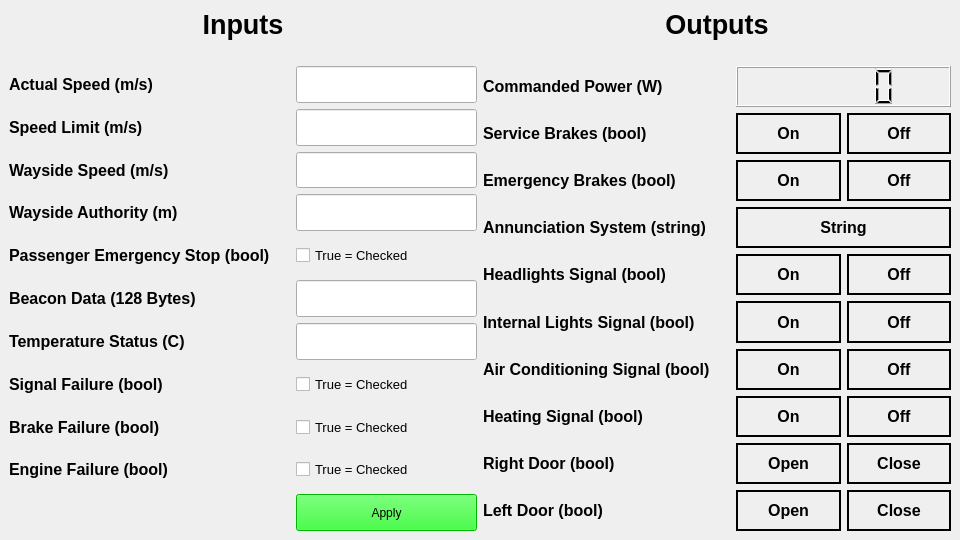
<?xml version="1.0" encoding="UTF-8"?>
<ui version="4.0">
 <class>TestBenchWindow</class>
 <widget class="QMainWindow" name="TestBenchWindow">
  <property name="geometry">
   <rect>
    <x>0</x>
    <y>0</y>
    <width>960</width>
    <height>540</height>
   </rect>
  </property>
  <property name="minimumSize">
   <size>
    <width>960</width>
    <height>540</height>
   </size>
  </property>
  <property name="windowTitle">
   <string>MainWindow</string>
  </property>
  <widget class="QWidget" name="centralwidget">
   <layout class="QGridLayout" name="gridLayout_2">
    <item row="0" column="0">
     <layout class="QGridLayout" name="gridLayout">
      <item row="0" column="0">
       <widget class="QLabel" name="label">
        <property name="sizePolicy">
         <sizepolicy hsizetype="Preferred" vsizetype="Maximum">
          <horstretch>0</horstretch>
          <verstretch>0</verstretch>
         </sizepolicy>
        </property>
        <property name="font">
         <font>
          <pointsize>20</pointsize>
          <weight>75</weight>
          <bold>true</bold>
         </font>
        </property>
        <property name="text">
         <string>Inputs</string>
        </property>
        <property name="alignment">
         <set>Qt::AlignHCenter|Qt::AlignTop</set>
        </property>
       </widget>
      </item>
      <item row="1" column="0">
       <spacer name="horizontalSpacer">
        <property name="orientation">
         <enum>Qt::Horizontal</enum>
        </property>
        <property name="sizeHint" stdset="0">
         <size>
          <width>40</width>
          <height>20</height>
         </size>
        </property>
       </spacer>
      </item>
      <item row="2" column="0">
       <layout class="QGridLayout" name="gridLayout_3">
        <item row="6" column="1">
         <spacer name="verticalSpacer_6">
          <property name="orientation">
           <enum>Qt::Vertical</enum>
          </property>
          <property name="sizeHint" stdset="0">
           <size>
            <width>20</width>
            <height>40</height>
           </size>
          </property>
         </spacer>
        </item>
        <item row="10" column="0">
         <widget class="QLabel" name="label_12">
          <property name="font">
           <font>
            <pointsize>12</pointsize>
            <weight>75</weight>
            <bold>true</bold>
           </font>
          </property>
          <property name="text">
           <string>Engine Failure (bool)</string>
          </property>
         </widget>
        </item>
        <item row="9" column="1">
         <spacer name="verticalSpacer_9">
          <property name="orientation">
           <enum>Qt::Vertical</enum>
          </property>
          <property name="sizeHint" stdset="0">
           <size>
            <width>20</width>
            <height>40</height>
           </size>
          </property>
         </spacer>
        </item>
        <item row="3" column="2">
         <widget class="QLineEdit" name="tb_commanded_wayside_speed_line_edit">
          <property name="sizePolicy">
           <sizepolicy hsizetype="Expanding" vsizetype="Minimum">
            <horstretch>0</horstretch>
            <verstretch>0</verstretch>
           </sizepolicy>
          </property>
         </widget>
        </item>
        <item row="2" column="2">
         <widget class="QLineEdit" name="tb_speed_limit_line_edit">
          <property name="sizePolicy">
           <sizepolicy hsizetype="Expanding" vsizetype="Minimum">
            <horstretch>0</horstretch>
            <verstretch>0</verstretch>
           </sizepolicy>
          </property>
         </widget>
        </item>
        <item row="6" column="0">
         <widget class="QLabel" name="label_8">
          <property name="font">
           <font>
            <pointsize>12</pointsize>
            <weight>75</weight>
            <bold>true</bold>
           </font>
          </property>
          <property name="text">
           <string>Beacon Data (128 Bytes)</string>
          </property>
         </widget>
        </item>
        <item row="4" column="0">
         <widget class="QLabel" name="label_6">
          <property name="font">
           <font>
            <pointsize>12</pointsize>
            <weight>75</weight>
            <bold>true</bold>
           </font>
          </property>
          <property name="text">
           <string>Wayside Authority (m)</string>
          </property>
         </widget>
        </item>
        <item row="5" column="0">
         <widget class="QLabel" name="label_7">
          <property name="font">
           <font>
            <pointsize>12</pointsize>
            <weight>75</weight>
            <bold>true</bold>
           </font>
          </property>
          <property name="text">
           <string>Passenger Emergency Stop (bool)</string>
          </property>
         </widget>
        </item>
        <item row="4" column="2">
         <widget class="QLineEdit" name="tb_commanded_wayside_authority_line_edit">
          <property name="sizePolicy">
           <sizepolicy hsizetype="Expanding" vsizetype="Minimum">
            <horstretch>0</horstretch>
            <verstretch>0</verstretch>
           </sizepolicy>
          </property>
         </widget>
        </item>
        <item row="2" column="1">
         <spacer name="verticalSpacer">
          <property name="orientation">
           <enum>Qt::Vertical</enum>
          </property>
          <property name="sizeHint" stdset="0">
           <size>
            <width>20</width>
            <height>40</height>
           </size>
          </property>
         </spacer>
        </item>
        <item row="1" column="0">
         <widget class="QLabel" name="label_3">
          <property name="font">
           <font>
            <pointsize>12</pointsize>
            <weight>75</weight>
            <bold>true</bold>
           </font>
          </property>
          <property name="text">
           <string>Actual Speed (m/s)</string>
          </property>
         </widget>
        </item>
        <item row="6" column="2">
         <widget class="QLineEdit" name="tb_beacon_data_line_edit">
          <property name="sizePolicy">
           <sizepolicy hsizetype="Expanding" vsizetype="Minimum">
            <horstretch>0</horstretch>
            <verstretch>0</verstretch>
           </sizepolicy>
          </property>
         </widget>
        </item>
        <item row="2" column="0">
         <widget class="QLabel" name="label_4">
          <property name="font">
           <font>
            <pointsize>12</pointsize>
            <weight>75</weight>
            <bold>true</bold>
           </font>
          </property>
          <property name="text">
           <string>Speed Limit (m/s)</string>
          </property>
         </widget>
        </item>
        <item row="1" column="1">
         <spacer name="verticalSpacer_2">
          <property name="orientation">
           <enum>Qt::Vertical</enum>
          </property>
          <property name="sizeHint" stdset="0">
           <size>
            <width>20</width>
            <height>40</height>
           </size>
          </property>
         </spacer>
        </item>
        <item row="8" column="0">
         <widget class="QLabel" name="label_10">
          <property name="font">
           <font>
            <pointsize>12</pointsize>
            <weight>75</weight>
            <bold>true</bold>
           </font>
          </property>
          <property name="text">
           <string>Signal Failure (bool)</string>
          </property>
         </widget>
        </item>
        <item row="7" column="2">
         <widget class="QLineEdit" name="tb_temperature_status_line_edit">
          <property name="sizePolicy">
           <sizepolicy hsizetype="Expanding" vsizetype="Minimum">
            <horstretch>0</horstretch>
            <verstretch>0</verstretch>
           </sizepolicy>
          </property>
         </widget>
        </item>
        <item row="7" column="0">
         <widget class="QLabel" name="label_9">
          <property name="font">
           <font>
            <pointsize>12</pointsize>
            <weight>75</weight>
            <bold>true</bold>
           </font>
          </property>
          <property name="text">
           <string>Temperature Status (C)</string>
          </property>
         </widget>
        </item>
        <item row="5" column="1">
         <spacer name="verticalSpacer_5">
          <property name="orientation">
           <enum>Qt::Vertical</enum>
          </property>
          <property name="sizeHint" stdset="0">
           <size>
            <width>20</width>
            <height>40</height>
           </size>
          </property>
         </spacer>
        </item>
        <item row="3" column="1">
         <spacer name="verticalSpacer_3">
          <property name="orientation">
           <enum>Qt::Vertical</enum>
          </property>
          <property name="sizeHint" stdset="0">
           <size>
            <width>20</width>
            <height>40</height>
           </size>
          </property>
         </spacer>
        </item>
        <item row="3" column="0">
         <widget class="QLabel" name="label_5">
          <property name="font">
           <font>
            <pointsize>12</pointsize>
            <weight>75</weight>
            <bold>true</bold>
           </font>
          </property>
          <property name="text">
           <string>Wayside Speed (m/s)</string>
          </property>
         </widget>
        </item>
        <item row="1" column="2">
         <widget class="QLineEdit" name="tb_actual_speed_line_edit">
          <property name="sizePolicy">
           <sizepolicy hsizetype="Expanding" vsizetype="Minimum">
            <horstretch>0</horstretch>
            <verstretch>0</verstretch>
           </sizepolicy>
          </property>
         </widget>
        </item>
        <item row="4" column="1">
         <spacer name="verticalSpacer_4">
          <property name="orientation">
           <enum>Qt::Vertical</enum>
          </property>
          <property name="sizeHint" stdset="0">
           <size>
            <width>20</width>
            <height>40</height>
           </size>
          </property>
         </spacer>
        </item>
        <item row="7" column="1">
         <spacer name="verticalSpacer_7">
          <property name="orientation">
           <enum>Qt::Vertical</enum>
          </property>
          <property name="sizeHint" stdset="0">
           <size>
            <width>20</width>
            <height>40</height>
           </size>
          </property>
         </spacer>
        </item>
        <item row="9" column="0">
         <widget class="QLabel" name="label_11">
          <property name="font">
           <font>
            <pointsize>12</pointsize>
            <weight>75</weight>
            <bold>true</bold>
           </font>
          </property>
          <property name="text">
           <string>Brake Failure (bool)</string>
          </property>
         </widget>
        </item>
        <item row="8" column="1">
         <spacer name="verticalSpacer_8">
          <property name="orientation">
           <enum>Qt::Vertical</enum>
          </property>
          <property name="sizeHint" stdset="0">
           <size>
            <width>20</width>
            <height>40</height>
           </size>
          </property>
         </spacer>
        </item>
        <item row="10" column="1">
         <spacer name="verticalSpacer_10">
          <property name="orientation">
           <enum>Qt::Vertical</enum>
          </property>
          <property name="sizeHint" stdset="0">
           <size>
            <width>20</width>
            <height>40</height>
           </size>
          </property>
         </spacer>
        </item>
        <item row="11" column="2">
         <widget class="QPushButton" name="tb_input_apply_button">
          <property name="sizePolicy">
           <sizepolicy hsizetype="Minimum" vsizetype="Minimum">
            <horstretch>0</horstretch>
            <verstretch>0</verstretch>
           </sizepolicy>
          </property>
          <property name="styleSheet">
           <string notr="true">background-color: rgb(0, 255, 0);</string>
          </property>
          <property name="text">
           <string>Apply</string>
          </property>
         </widget>
        </item>
        <item row="11" column="1">
         <spacer name="verticalSpacer_20">
          <property name="orientation">
           <enum>Qt::Vertical</enum>
          </property>
          <property name="sizeHint" stdset="0">
           <size>
            <width>20</width>
            <height>40</height>
           </size>
          </property>
         </spacer>
        </item>
        <item row="5" column="2">
         <widget class="QCheckBox" name="tb_passenger_emergency_stop_checkbox">
          <property name="sizePolicy">
           <sizepolicy hsizetype="Minimum" vsizetype="Minimum">
            <horstretch>0</horstretch>
            <verstretch>0</verstretch>
           </sizepolicy>
          </property>
          <property name="font">
           <font>
            <pointsize>10</pointsize>
           </font>
          </property>
          <property name="layoutDirection">
           <enum>Qt::LeftToRight</enum>
          </property>
          <property name="autoFillBackground">
           <bool>false</bool>
          </property>
          <property name="text">
           <string>True = Checked</string>
          </property>
          <property name="checkable">
           <bool>true</bool>
          </property>
          <property name="checked">
           <bool>false</bool>
          </property>
          <property name="tristate">
           <bool>false</bool>
          </property>
         </widget>
        </item>
        <item row="8" column="2">
         <widget class="QCheckBox" name="tb_signal_failure_checkbox">
          <property name="sizePolicy">
           <sizepolicy hsizetype="Minimum" vsizetype="Minimum">
            <horstretch>0</horstretch>
            <verstretch>0</verstretch>
           </sizepolicy>
          </property>
          <property name="font">
           <font>
            <pointsize>10</pointsize>
           </font>
          </property>
          <property name="layoutDirection">
           <enum>Qt::LeftToRight</enum>
          </property>
          <property name="text">
           <string>True = Checked</string>
          </property>
          <property name="checkable">
           <bool>true</bool>
          </property>
          <property name="checked">
           <bool>false</bool>
          </property>
         </widget>
        </item>
        <item row="9" column="2">
         <widget class="QCheckBox" name="tb_brake_failure_checkbox">
          <property name="sizePolicy">
           <sizepolicy hsizetype="Minimum" vsizetype="Minimum">
            <horstretch>0</horstretch>
            <verstretch>0</verstretch>
           </sizepolicy>
          </property>
          <property name="font">
           <font>
            <pointsize>10</pointsize>
           </font>
          </property>
          <property name="layoutDirection">
           <enum>Qt::LeftToRight</enum>
          </property>
          <property name="text">
           <string>True = Checked</string>
          </property>
          <property name="checkable">
           <bool>true</bool>
          </property>
          <property name="checked">
           <bool>false</bool>
          </property>
         </widget>
        </item>
        <item row="10" column="2">
         <widget class="QCheckBox" name="tb_engine_failure_checkbox">
          <property name="sizePolicy">
           <sizepolicy hsizetype="Minimum" vsizetype="Minimum">
            <horstretch>0</horstretch>
            <verstretch>0</verstretch>
           </sizepolicy>
          </property>
          <property name="font">
           <font>
            <pointsize>10</pointsize>
           </font>
          </property>
          <property name="layoutDirection">
           <enum>Qt::LeftToRight</enum>
          </property>
          <property name="text">
           <string>True = Checked</string>
          </property>
          <property name="checkable">
           <bool>true</bool>
          </property>
          <property name="checked">
           <bool>false</bool>
          </property>
         </widget>
        </item>
       </layout>
      </item>
      <item row="0" column="1">
       <widget class="QLabel" name="label_2">
        <property name="sizePolicy">
         <sizepolicy hsizetype="Preferred" vsizetype="Maximum">
          <horstretch>0</horstretch>
          <verstretch>0</verstretch>
         </sizepolicy>
        </property>
        <property name="font">
         <font>
          <pointsize>20</pointsize>
          <weight>75</weight>
          <bold>true</bold>
         </font>
        </property>
        <property name="text">
         <string>Outputs</string>
        </property>
        <property name="alignment">
         <set>Qt::AlignHCenter|Qt::AlignTop</set>
        </property>
       </widget>
      </item>
      <item row="1" column="1">
       <spacer name="horizontalSpacer_2">
        <property name="orientation">
         <enum>Qt::Horizontal</enum>
        </property>
        <property name="sizeHint" stdset="0">
         <size>
          <width>40</width>
          <height>20</height>
         </size>
        </property>
       </spacer>
      </item>
      <item row="2" column="1">
       <layout class="QGridLayout" name="gridLayout_4">
        <item row="8" column="3">
         <widget class="QLabel" name="tb_heating_signal_off_light">
          <property name="font">
           <font>
            <pointsize>12</pointsize>
            <weight>75</weight>
            <bold>true</bold>
           </font>
          </property>
          <property name="frameShape">
           <enum>QFrame::WinPanel</enum>
          </property>
          <property name="text">
           <string>Off</string>
          </property>
          <property name="alignment">
           <set>Qt::AlignCenter</set>
          </property>
         </widget>
        </item>
        <item row="1" column="0">
         <widget class="QLabel" name="label_13">
          <property name="font">
           <font>
            <pointsize>12</pointsize>
            <weight>75</weight>
            <bold>true</bold>
           </font>
          </property>
          <property name="text">
           <string>Commanded Power (W)</string>
          </property>
         </widget>
        </item>
        <item row="5" column="3">
         <widget class="QLabel" name="tb_headlight_off_light">
          <property name="font">
           <font>
            <pointsize>12</pointsize>
            <weight>75</weight>
            <bold>true</bold>
           </font>
          </property>
          <property name="frameShape">
           <enum>QFrame::WinPanel</enum>
          </property>
          <property name="text">
           <string>Off</string>
          </property>
          <property name="alignment">
           <set>Qt::AlignCenter</set>
          </property>
         </widget>
        </item>
        <item row="2" column="2">
         <widget class="QLabel" name="tb_service_brakes_on_light">
          <property name="font">
           <font>
            <pointsize>12</pointsize>
            <weight>75</weight>
            <bold>true</bold>
           </font>
          </property>
          <property name="frameShape">
           <enum>QFrame::WinPanel</enum>
          </property>
          <property name="text">
           <string>On</string>
          </property>
          <property name="alignment">
           <set>Qt::AlignCenter</set>
          </property>
         </widget>
        </item>
        <item row="4" column="2" colspan="2">
         <widget class="QLabel" name="tb_annunciation_system_display">
          <property name="font">
           <font>
            <pointsize>12</pointsize>
            <weight>75</weight>
            <bold>true</bold>
           </font>
          </property>
          <property name="frameShape">
           <enum>QFrame::WinPanel</enum>
          </property>
          <property name="text">
           <string>String</string>
          </property>
          <property name="alignment">
           <set>Qt::AlignCenter</set>
          </property>
         </widget>
        </item>
        <item row="9" column="1">
         <spacer name="verticalSpacer_18">
          <property name="orientation">
           <enum>Qt::Vertical</enum>
          </property>
          <property name="sizeHint" stdset="0">
           <size>
            <width>20</width>
            <height>40</height>
           </size>
          </property>
         </spacer>
        </item>
        <item row="4" column="1">
         <spacer name="verticalSpacer_14">
          <property name="orientation">
           <enum>Qt::Vertical</enum>
          </property>
          <property name="sizeHint" stdset="0">
           <size>
            <width>20</width>
            <height>40</height>
           </size>
          </property>
         </spacer>
        </item>
        <item row="3" column="1">
         <spacer name="verticalSpacer_13">
          <property name="orientation">
           <enum>Qt::Vertical</enum>
          </property>
          <property name="sizeHint" stdset="0">
           <size>
            <width>20</width>
            <height>40</height>
           </size>
          </property>
         </spacer>
        </item>
        <item row="3" column="2">
         <widget class="QLabel" name="tb_emergency_brake_on_light">
          <property name="font">
           <font>
            <pointsize>12</pointsize>
            <weight>75</weight>
            <bold>true</bold>
           </font>
          </property>
          <property name="frameShape">
           <enum>QFrame::WinPanel</enum>
          </property>
          <property name="text">
           <string>On</string>
          </property>
          <property name="alignment">
           <set>Qt::AlignCenter</set>
          </property>
         </widget>
        </item>
        <item row="2" column="0">
         <widget class="QLabel" name="label_14">
          <property name="font">
           <font>
            <pointsize>12</pointsize>
            <weight>75</weight>
            <bold>true</bold>
           </font>
          </property>
          <property name="text">
           <string>Service Brakes (bool)</string>
          </property>
         </widget>
        </item>
        <item row="5" column="0">
         <widget class="QLabel" name="label_17">
          <property name="font">
           <font>
            <pointsize>12</pointsize>
            <weight>75</weight>
            <bold>true</bold>
           </font>
          </property>
          <property name="text">
           <string>Headlights Signal (bool)</string>
          </property>
         </widget>
        </item>
        <item row="2" column="3">
         <widget class="QLabel" name="tb_service_brakes_off_light">
          <property name="font">
           <font>
            <pointsize>12</pointsize>
            <weight>75</weight>
            <bold>true</bold>
           </font>
          </property>
          <property name="frameShape">
           <enum>QFrame::WinPanel</enum>
          </property>
          <property name="text">
           <string>Off</string>
          </property>
          <property name="alignment">
           <set>Qt::AlignCenter</set>
          </property>
         </widget>
        </item>
        <item row="5" column="2">
         <widget class="QLabel" name="tb_headlight_on_light">
          <property name="font">
           <font>
            <pointsize>12</pointsize>
            <weight>75</weight>
            <bold>true</bold>
           </font>
          </property>
          <property name="frameShape">
           <enum>QFrame::WinPanel</enum>
          </property>
          <property name="text">
           <string>On</string>
          </property>
          <property name="alignment">
           <set>Qt::AlignCenter</set>
          </property>
         </widget>
        </item>
        <item row="5" column="1">
         <spacer name="verticalSpacer_15">
          <property name="orientation">
           <enum>Qt::Vertical</enum>
          </property>
          <property name="sizeHint" stdset="0">
           <size>
            <width>20</width>
            <height>40</height>
           </size>
          </property>
         </spacer>
        </item>
        <item row="3" column="3">
         <widget class="QLabel" name="tb_emergency_brake_off_light">
          <property name="font">
           <font>
            <pointsize>12</pointsize>
            <weight>75</weight>
            <bold>true</bold>
           </font>
          </property>
          <property name="frameShape">
           <enum>QFrame::WinPanel</enum>
          </property>
          <property name="text">
           <string>Off</string>
          </property>
          <property name="alignment">
           <set>Qt::AlignCenter</set>
          </property>
         </widget>
        </item>
        <item row="8" column="0">
         <widget class="QLabel" name="label_20">
          <property name="font">
           <font>
            <pointsize>12</pointsize>
            <weight>75</weight>
            <bold>true</bold>
           </font>
          </property>
          <property name="text">
           <string>Heating Signal (bool)</string>
          </property>
         </widget>
        </item>
        <item row="7" column="2">
         <widget class="QLabel" name="tb_air_conditioning_on_light">
          <property name="font">
           <font>
            <pointsize>12</pointsize>
            <weight>75</weight>
            <bold>true</bold>
           </font>
          </property>
          <property name="frameShape">
           <enum>QFrame::WinPanel</enum>
          </property>
          <property name="text">
           <string>On</string>
          </property>
          <property name="alignment">
           <set>Qt::AlignCenter</set>
          </property>
         </widget>
        </item>
        <item row="9" column="0">
         <widget class="QLabel" name="label_15">
          <property name="font">
           <font>
            <pointsize>12</pointsize>
            <weight>75</weight>
            <bold>true</bold>
           </font>
          </property>
          <property name="text">
           <string>Right Door (bool)</string>
          </property>
         </widget>
        </item>
        <item row="6" column="0">
         <widget class="QLabel" name="label_18">
          <property name="font">
           <font>
            <pointsize>12</pointsize>
            <weight>75</weight>
            <bold>true</bold>
           </font>
          </property>
          <property name="text">
           <string>Internal Lights Signal (bool)</string>
          </property>
         </widget>
        </item>
        <item row="8" column="1">
         <spacer name="verticalSpacer_19">
          <property name="orientation">
           <enum>Qt::Vertical</enum>
          </property>
          <property name="sizeHint" stdset="0">
           <size>
            <width>20</width>
            <height>40</height>
           </size>
          </property>
         </spacer>
        </item>
        <item row="6" column="2">
         <widget class="QLabel" name="tb_internal_light_on_light">
          <property name="font">
           <font>
            <pointsize>12</pointsize>
            <weight>75</weight>
            <bold>true</bold>
           </font>
          </property>
          <property name="frameShape">
           <enum>QFrame::WinPanel</enum>
          </property>
          <property name="text">
           <string>On</string>
          </property>
          <property name="alignment">
           <set>Qt::AlignCenter</set>
          </property>
         </widget>
        </item>
        <item row="6" column="1">
         <spacer name="verticalSpacer_16">
          <property name="orientation">
           <enum>Qt::Vertical</enum>
          </property>
          <property name="sizeHint" stdset="0">
           <size>
            <width>20</width>
            <height>40</height>
           </size>
          </property>
         </spacer>
        </item>
        <item row="7" column="3">
         <widget class="QLabel" name="tb_air_conditioning_off_light">
          <property name="font">
           <font>
            <pointsize>12</pointsize>
            <weight>75</weight>
            <bold>true</bold>
           </font>
          </property>
          <property name="frameShape">
           <enum>QFrame::WinPanel</enum>
          </property>
          <property name="text">
           <string>Off</string>
          </property>
          <property name="alignment">
           <set>Qt::AlignCenter</set>
          </property>
         </widget>
        </item>
        <item row="7" column="1">
         <spacer name="verticalSpacer_17">
          <property name="orientation">
           <enum>Qt::Vertical</enum>
          </property>
          <property name="sizeHint" stdset="0">
           <size>
            <width>20</width>
            <height>40</height>
           </size>
          </property>
         </spacer>
        </item>
        <item row="6" column="3">
         <widget class="QLabel" name="tb_internal_light_off_light">
          <property name="font">
           <font>
            <pointsize>12</pointsize>
            <weight>75</weight>
            <bold>true</bold>
           </font>
          </property>
          <property name="frameShape">
           <enum>QFrame::WinPanel</enum>
          </property>
          <property name="text">
           <string>Off</string>
          </property>
          <property name="alignment">
           <set>Qt::AlignCenter</set>
          </property>
         </widget>
        </item>
        <item row="2" column="1">
         <spacer name="verticalSpacer_12">
          <property name="orientation">
           <enum>Qt::Vertical</enum>
          </property>
          <property name="sizeHint" stdset="0">
           <size>
            <width>20</width>
            <height>40</height>
           </size>
          </property>
         </spacer>
        </item>
        <item row="7" column="0">
         <widget class="QLabel" name="label_19">
          <property name="font">
           <font>
            <pointsize>12</pointsize>
            <weight>75</weight>
            <bold>true</bold>
           </font>
          </property>
          <property name="text">
           <string>Air Conditioning Signal (bool)</string>
          </property>
         </widget>
        </item>
        <item row="1" column="1">
         <spacer name="verticalSpacer_11">
          <property name="orientation">
           <enum>Qt::Vertical</enum>
          </property>
          <property name="sizeHint" stdset="0">
           <size>
            <width>20</width>
            <height>40</height>
           </size>
          </property>
         </spacer>
        </item>
        <item row="4" column="0">
         <widget class="QLabel" name="label_16">
          <property name="font">
           <font>
            <pointsize>12</pointsize>
            <weight>75</weight>
            <bold>true</bold>
           </font>
          </property>
          <property name="text">
           <string>Annunciation System (string)</string>
          </property>
         </widget>
        </item>
        <item row="9" column="3">
         <widget class="QLabel" name="tb_right_door_close_light">
          <property name="font">
           <font>
            <pointsize>12</pointsize>
            <weight>75</weight>
            <bold>true</bold>
           </font>
          </property>
          <property name="frameShape">
           <enum>QFrame::WinPanel</enum>
          </property>
          <property name="text">
           <string>Close</string>
          </property>
          <property name="alignment">
           <set>Qt::AlignCenter</set>
          </property>
         </widget>
        </item>
        <item row="3" column="0">
         <widget class="QLabel" name="label_21">
          <property name="font">
           <font>
            <pointsize>12</pointsize>
            <weight>75</weight>
            <bold>true</bold>
           </font>
          </property>
          <property name="text">
           <string>Emergency Brakes (bool)</string>
          </property>
         </widget>
        </item>
        <item row="9" column="2">
         <widget class="QLabel" name="tb_right_door_open_light">
          <property name="font">
           <font>
            <pointsize>12</pointsize>
            <weight>75</weight>
            <bold>true</bold>
           </font>
          </property>
          <property name="frameShape">
           <enum>QFrame::WinPanel</enum>
          </property>
          <property name="text">
           <string>Open</string>
          </property>
          <property name="alignment">
           <set>Qt::AlignCenter</set>
          </property>
         </widget>
        </item>
        <item row="1" column="2" colspan="2">
         <widget class="QLCDNumber" name="tb_power_lcd"/>
        </item>
        <item row="8" column="2">
         <widget class="QLabel" name="tb_heating_signal_on_light">
          <property name="font">
           <font>
            <pointsize>12</pointsize>
            <weight>75</weight>
            <bold>true</bold>
           </font>
          </property>
          <property name="frameShape">
           <enum>QFrame::WinPanel</enum>
          </property>
          <property name="text">
           <string>On</string>
          </property>
          <property name="alignment">
           <set>Qt::AlignCenter</set>
          </property>
         </widget>
        </item>
        <item row="10" column="0">
         <widget class="QLabel" name="label_22">
          <property name="font">
           <font>
            <pointsize>12</pointsize>
            <weight>75</weight>
            <bold>true</bold>
           </font>
          </property>
          <property name="text">
           <string>Left Door (bool)</string>
          </property>
         </widget>
        </item>
        <item row="10" column="1">
         <spacer name="verticalSpacer_21">
          <property name="orientation">
           <enum>Qt::Vertical</enum>
          </property>
          <property name="sizeHint" stdset="0">
           <size>
            <width>20</width>
            <height>40</height>
           </size>
          </property>
         </spacer>
        </item>
        <item row="10" column="2">
         <widget class="QLabel" name="tb_left_door_open_light">
          <property name="font">
           <font>
            <pointsize>12</pointsize>
            <weight>75</weight>
            <bold>true</bold>
           </font>
          </property>
          <property name="frameShape">
           <enum>QFrame::WinPanel</enum>
          </property>
          <property name="text">
           <string>Open</string>
          </property>
          <property name="alignment">
           <set>Qt::AlignCenter</set>
          </property>
         </widget>
        </item>
        <item row="10" column="3">
         <widget class="QLabel" name="tb_left_door_close_light">
          <property name="font">
           <font>
            <pointsize>12</pointsize>
            <weight>75</weight>
            <bold>true</bold>
           </font>
          </property>
          <property name="frameShape">
           <enum>QFrame::WinPanel</enum>
          </property>
          <property name="text">
           <string>Close</string>
          </property>
          <property name="alignment">
           <set>Qt::AlignCenter</set>
          </property>
         </widget>
        </item>
       </layout>
      </item>
     </layout>
    </item>
   </layout>
  </widget>
 </widget>
 <resources/>
 <connections/>
</ui>
